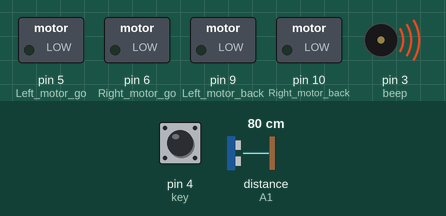
This sketch was run on a simulated Arduino Uno, built with avr-gcc and run on an emulated ATmega328P. On the bench: switched loads named in the sketch (green lamp = pin HIGH), buzzer (waves = sounding, pin HIGH). Dashed ring = blinking. Inputs (shaded band) come from the test bench; at power-on: pin 4 (key) HIGH, distance to the obstacle (sensor on A1) 80 cm. The echo pulse lasts 58.3 µs per cm; pins used as bus, display or sensor lines are not drawn.

Above: at 1.2 s.
1.3 s: pin 4 (key) pulled LOW for 0.15 s
At 2.2 s:
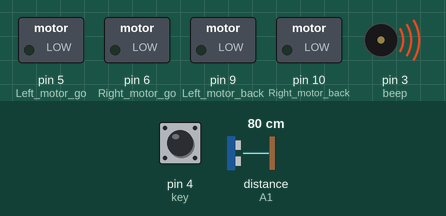
4.4 s: distance to the obstacle (sensor on A1) set to 26 cm
At 5.1 s:
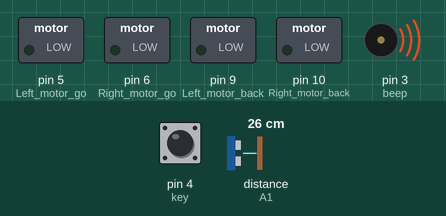
7.4 s: distance to the obstacle (sensor on A1) set to 22 cm
At 7.56 s:
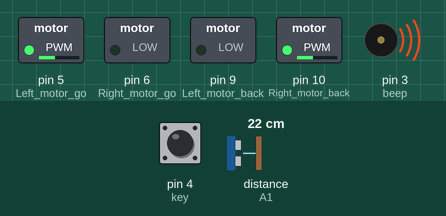
Timing chart, 0 to 16.4 s (numbered marks = the images above; inputs shaded):
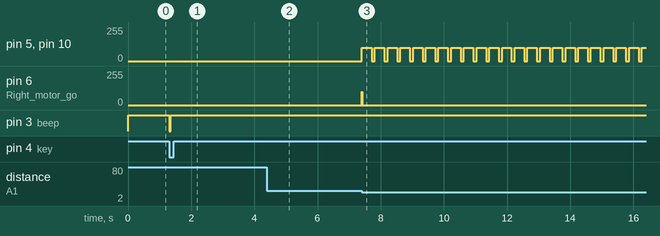

Measured:
- the behaviour switches between 25 and 24 cm on distance to the obstacle (sensor on A1) (found by bisection; images 2 and 3)
- after the input at 1.3 s, pin 3 (beep): HIGH → LOW at once, → HIGH 0.05 s later
- after the input at 4.4 s, pin 5 (Left_motor_go), pin 6 (Right_motor_go): stays 0/255 (without the input it goes to 100/255 after 1.7 s)
- by itself, pin 10 (Right_motor_back): alternates 100/255 for 0.30 s and 0/255 for 0.10 s

The sketch:

Ultrasonic_check_obstacle_and_avoid.ino
```cpp
//============================================================================
//  Ultrasonic check obstacle and avoid Experiment
//=============================================================================

/*Ultrasonic Sensor*/
int Echo = A1;  // Set Echo port
int Trig =A0; // Set Trig port
int Distance = 0;

//==============================
//Set motor port
//==============================
int Left_motor_back = 9;
int Left_motor_go = 5;
int Right_motor_go = 6;
int Right_motor_back = 10;
int Right_motor_en = 8;
int Left_motor_en = 7;

/*Set Button port*/
int key=4;

/*Set BUZZER port*/
int beep=3;

void setup()
{
  //Initialize motor drive for output mode
  pinMode(Left_motor_go,OUTPUT);
  pinMode(Left_motor_back,OUTPUT);
  pinMode(Right_motor_go,OUTPUT);
  pinMode(Right_motor_back,OUTPUT);

  pinMode(key,INPUT);// Set button as input
  pinMode(beep,OUTPUT);// Set buzzer as output

  pinMode(Echo, INPUT);    // Set Ultrasonic echo port as input
  pinMode(Trig, OUTPUT);   // Set Ultrasonic trig port as input

  digitalWrite(key,HIGH);//Initialize button
  digitalWrite(beep,HIGH);// set buzzer mute
}

//=======================Motor=========================

void run()
{
  digitalWrite(Right_motor_go,HIGH);// right motor go ahead
  digitalWrite(Right_motor_back,LOW);
  analogWrite(Right_motor_go,100);//PWM--Pulse Width Modulation(0~255). It can be adjusted to control speed.
  analogWrite(Right_motor_back,0);
  digitalWrite(Left_motor_go,HIGH);// set left motor go ahead
  digitalWrite(Left_motor_back,LOW);
  analogWrite(Left_motor_go,100);//PWM--Pulse Width Modulation(0~255). It can be adjusted to control speed.
  analogWrite(Left_motor_back,0);
}

void brake() //stop
{
  digitalWrite(Right_motor_go,LOW);
  digitalWrite(Right_motor_back,LOW);
  digitalWrite(Left_motor_go,LOW);
  digitalWrite(Left_motor_back,LOW);
}

void left()//turn left
{
  digitalWrite(Right_motor_go,HIGH);	// right motor go ahead
  digitalWrite(Right_motor_back,LOW);
  analogWrite(Right_motor_go,100);
  analogWrite(Right_motor_back,0);// PWM--Pulse Width Modulation(0~255) control speed
  digitalWrite(Left_motor_go,LOW);    // left motor stop
  digitalWrite(Left_motor_back,LOW);
  analogWrite(Left_motor_go,0);
  analogWrite(Left_motor_back,0);// PWM--Pulse Width Modulation(0~255) control speed
}

void spin_left(int time)         //Left rotation
{
  digitalWrite(Right_motor_go,HIGH);	// right motor go ahead
  digitalWrite(Right_motor_back,LOW);
  analogWrite(Right_motor_go,100); // PWM--Pulse Width Modulation(0~255) control speed
  analogWrite(Right_motor_back,0);
  digitalWrite(Left_motor_go,LOW);    // left motor back off
  digitalWrite(Left_motor_back,HIGH);
  analogWrite(Left_motor_go,0);
  analogWrite(Left_motor_back,100); // PWM--Pulse Width Modulation(0~255) control speed
  delay(time * 100);
}

void right() //turn right
{
  digitalWrite(Right_motor_go,LOW);    // right motor stop
  digitalWrite(Right_motor_back,LOW);
  analogWrite(Right_motor_go,0);
  analogWrite(Right_motor_back,0);
  digitalWrite(Left_motor_go,HIGH);// left motor go ahead
  digitalWrite(Left_motor_back,LOW);
  analogWrite(Left_motor_go,100);
  analogWrite(Left_motor_back,0);// PWM--Pulse Width Modulation(0~255) control speed
}

void spin_right(int time)        //Right rotation
{
  digitalWrite(Right_motor_go,LOW);   // right motor back off
  digitalWrite(Right_motor_back,HIGH);
  analogWrite(Right_motor_go,0);
  analogWrite(Right_motor_back,100);// PWM--Pulse Width Modulation(0~255) control speed
  digitalWrite(Left_motor_go,HIGH);// left motor go ahead
  digitalWrite(Left_motor_back,LOW);
  analogWrite(Left_motor_go,100);
  analogWrite(Left_motor_back,0);// PWM--Pulse Width Modulation(0~255) control speed
  delay(time * 100);
}

void back(int time)  //back off
{
  digitalWrite(Right_motor_go,LOW);  //right motor back off
  digitalWrite(Right_motor_back,HIGH);
  analogWrite(Right_motor_go,0);
  analogWrite(Right_motor_back,100);// PWM--Pulse Width Modulation(0~255) control speed
  digitalWrite(Left_motor_go,LOW);  //left motor back off
  digitalWrite(Left_motor_back,HIGH);
  analogWrite(Left_motor_go,0);
  analogWrite(Left_motor_back,100);// PWM--Pulse Width Modulation(0~255) control speed
  delay(time * 100);
}
//==========================================================

void keysacn()
{
  int val;
  val=digitalRead(key);// Reads the button ,the level value assigns to val
  while(digitalRead(key))// When the button is not pressed
  {
    val=digitalRead(key);
  }
  while(!digitalRead(key))// When the button is pressed
  {
    delay(10);	//delay 10ms
    val=digitalRead(key);// Reads the button ,the level value assigns to val
    if(val==LOW)  //Double check the button is pressed
    {

      digitalWrite(beep,LOW);//The buzzer sounds
      delay(50);//delay 50ms
      while(!digitalRead(key))	//Determine if the button is released or not
        digitalWrite(beep,HIGH);//mute
    }
    else
      digitalWrite(beep,HIGH);//mute
  }
}


void Distance_test()   // Measuring front distance
{
  digitalWrite(Trig, LOW);    // set trig port low level for 2μs
  delayMicroseconds(2);
  digitalWrite(Trig, HIGH);  // set trig port high level for 10μs(at least 10μs)
  delayMicroseconds(10);
  digitalWrite(Trig, LOW);    // set trig port low level
  float Fdistance = pulseIn(Echo, HIGH);  // Read echo port high level time(unit:μs)
  Fdistance= Fdistance/58;       // Distance(m) =(time(s) * 344(m/s)) / 2     /****** The speed of sound is 344m/s.*******/
                                 //  ==> 2*Distance(cm) = time(μs) * 0.0344(cm/μs)
                                 // ==> Distance(cm) = time(μs) * 0.0172 = time(μs) / 58
  Serial.print("Distance:");      //Output Distance(cm)
  Serial.println(Fdistance);         //display distance
  Distance = Fdistance;
}

/*main loop*/
void loop()
{
  keysacn();//Press the button to start
  while(1)
  {
    Distance_test();// Measuring front distance

    if(Distance < 25)//The value is the distance that meets the obstacle, and can be set according to the actual situation
    {
      delay(10);
      Distance_test();//Measuring front distance
      while(Distance<25)//Determine whether there is an obstruction again.If there is obstacle , turn the direction and determine again.
      {

        spin_right(3);//Right rotation for 300ms
        brake();//stop
        delay(100);
        Distance_test();//Measuring front distance
      }
    }
    else
         run();//There is nothing obstacled. Go ahead.

  }
}
```
